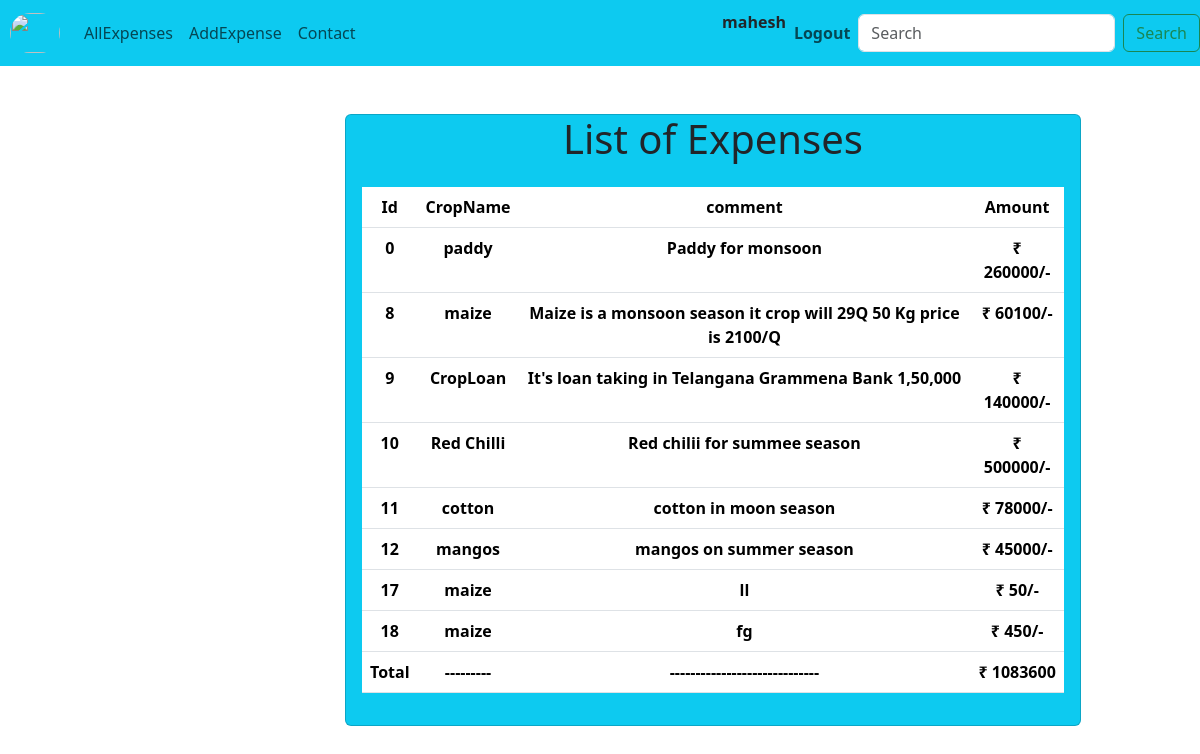
Screenshot of /list/ (signed in) with the database file from the repository.
### myexpense/models.py (models this page shows, shortened)
class Myexpense(models.Model):
    user = models.ForeignKey(User,on_delete=models.CASCADE)
    Expensename = models.CharField(max_length=50)
    ProfitAmount = models.IntegerField(validators=[MinValueValidator(0)])
    comment = models.TextField(max_length=500)

### myexpense/views.py (the view)
# urls.py: path('list/',views.Profit_list, name= "list/"),
@login_required(login_url='/login')
def Profit_list(request):
    profit_list= Myexpense.objects.filter(user = request.user)
    total_amount = profit_list.aggregate(models.Sum("ProfitAmount"))["ProfitAmount__sum"] or 0
    return render(request,"myexpense/list.html",{"profit_list":profit_list, "total_amount":total_amount})

### myexpense/templates/myexpense/list.html
{% extends 'myexpense/base.html' %}
{% load django_bootstrap5 %}
{% block content %}
    <div class="container text-center m-5">
        <div class="row">
            <div class="col-md-8 col-sm-6 col-lg-8 offset-3">
                <div class="card bg-info">
                    <h1>List of Expenses</h1>
                    <div class="card-body">
                        <table class="table">
                            <tr>
                                <th scope="col">Id</th>
                                <th>CropName</th>
                                <th>comment</th>
                                <th class="comment">Amount</th>
                            </tr>
                            {% for item in profit_list %}
                            <tbody>
                                <td>{{item.id}}</td>
                                <td><strong>{{item.Expensename}}</strong></td>
                                <td class="comment">{{item.comment}}</td>
                                <td class="comment">₹ {{item.ProfitAmount}}/-</td>
                             </tbody>
                                {% endfor %}
                            <th>Total</th>
                            <th>---------</th>
                            <th>-----------------------------</th>
                            <th> ₹ {{total_amount}}</th>
                        </table>
                    </div>
                </div>
            </div>
        </div>
    </div>
{% endblock content %}

### myexpense/templates/myexpense/base.html (shortened to what this page needs)
<!DOCTYPE html>
<html lang="en">
<head>
    {% load django_bootstrap5 %}
    {% bootstrap_css %}
</head>
<body>
    {% include 'myexpense/nav.html' %}
    {% block content %}
    {% endblock content %}
</body>
</html>

### myexpense/templates/myexpense/nav.html (shortened to what this page needs)
<div class="sticky-top">
<nav class="navbar navbar-expand-sm navbar-light  fixed  bg-info">
    <a class="navbar-brand" href="/"><img src="https://www.worldatlas.com/r/w960-q80/upload/c4/14/a0/shutterstock-738008380.jpg" class = "logo"></a>
    <div class="collapse navbar-collapse" id="navbarText">
        <div>
            <ul class="navbar-nav mr-auto">
            <li class="nav-item">
                <a class="nav-link" href= {% url 'list/' %} >AllExpenses</a>
            </li>
            <li class="nav-item">
                <a class="nav-link" href={% url 'add/' %}>AddExpense</a>
            </li>
            <li class="nav-item">
                <a class="nav-link" href="">Contact</a>
            </li>
            </ul>
        </div>
    </div>
    <div class ="mr-5 pr-5">
        <ul class="navbar-nav">
            {% if user.is_authenticated %}
            <li class="nav-item">
                <h6><strong>{{user.username}}<strong></h6>
            </li>
            <li class="nav-item">
                <a class="nav-link" href={% url 'logout/' %}><strong>Logout<strong></a>
            </li>
            {% endif %}
        </ul>
    </div>
    <form method = "get" action="/search" class="d-flex" role="search">
        <input class="form-control me-2" type="search" placeholder="Search" id="query" aria-label="Search" name="query">
        <button class="btn btn-outline-success" type="submit">Search</button>
      </form>
  </nav>
</div>

### myexpense/templates/myexpense/base.html (style rules this page uses)
.logo { width: 50px; height: 40px; border-radius: 300px; margin-left: 10px; }

### rows the page displays
Myexpense: id "0", Expensename "paddy", comment "Paddy for monsoon", ProfitAmount "260000"
Myexpense: id "8", Expensename "maize", comment "Maize is a monsoon season it crop will 29Q 50 Kg price is 2100/Q", ProfitAmount "60100"
Myexpense: id "9", Expensename "CropLoan", comment "It's loan taking in Telangana Grammena Bank 1,50,000", ProfitAmount "140000"
Myexpense: id "10", Expensename "Red Chilli", comment "Red chilii for summee season", ProfitAmount "500000"
Myexpense: id "11", Expensename "cotton", comment "cotton in moon season", ProfitAmount "78000"
Myexpense: id "12", Expensename "mangos", comment "mangos on summer season", ProfitAmount "45000"
Myexpense: id "17", Expensename "maize", comment "ll", ProfitAmount "50"
Myexpense: id "18", Expensename "maize", comment "fg", ProfitAmount "450"

### other values shown
{{ user.username }} "mahesh"
{{ total_amount }} "1083600"
